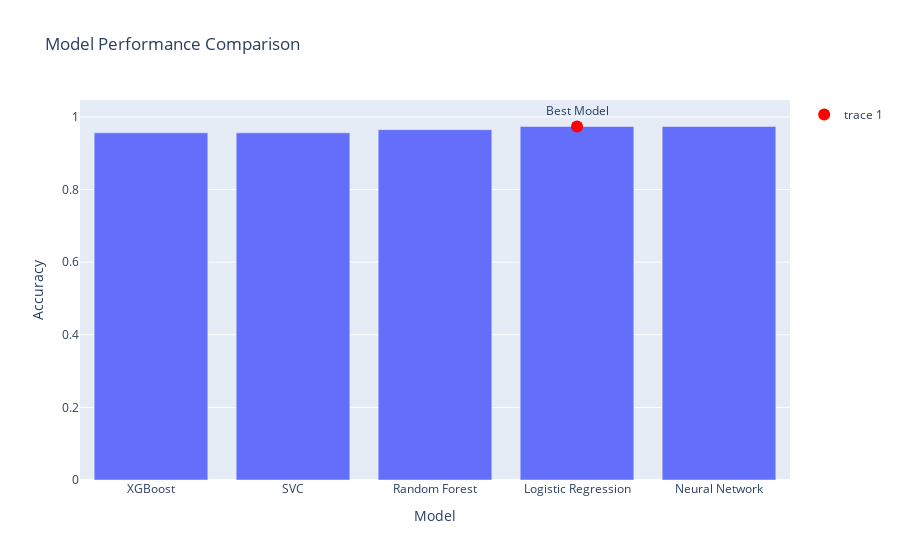

Notebook source saved alongside this figure:
### Markdown cell above
# 📈 **Compare Model Performances**

### 🎯 **Objective**:
- Visualize and compare the accuracy of all trained models.
- Highlight the best-performing model.

### 🔧 **Code**:
1. **Create a Bar Chart**:
   - Use `plotly.express.bar` to create a bar chart of model performances:
     ```python
     fig = px.bar(
         x=list(model_performance.keys()),
         y=list(model_performance.values()),
         labels={'x': 'Model', 'y': 'Accuracy'},
         title='Model Performance Comparison'
     )
     ```

2. **Identify the Best Model**:
   - Find the model with the highest accuracy:
     ```python
     best_model_name = max(model_performance, key=model_performance.get)
     best_accuracy = model_performance[best_model_name]
     ```

3. **Highlight the Best Model**:
   - Add a marker to emphasize the best-performing model:
     ```python
     fig.add_trace(go.Scatter(
         x=[best_model_name],
         y=[best_accuracy],
         mode='markers+text',
         text=['Best Model'],
         textposition='top center',
         marker=dict(color='red', size=12)
     ))
     ```

4. **Display the Chart**:
   - Render the performance comparison plot:
     ```python
     fig.show()
     ```

### 📊 **Visualization Output**:
- A bar chart comparing the accuracy of each model.
- A highlighted marker indicating the best model with its accuracy.

### 💡 **Why Visualize?**
- Quickly identify the top-performing model for further use.
- Gain insights into the relative performance of all models.

### Code cell
# Compare Model Performances

# Create bar chart for model performances
fig = px.bar(
    x=list(model_performance.keys()),
    y=list(model_performance.values()),
    labels={'x': 'Model', 'y': 'Accuracy'},
    title='Model Performance Comparison'
)

# Highlight the best model
best_model_name = max(model_performance, key=model_performance.get)
best_accuracy = model_performance[best_model_name]
fig.add_trace(go.Scatter(
    x=[best_model_name],
    y=[best_accuracy],
    mode='markers+text',
    text=['Best Model'],
    textposition='top center',
    marker=dict(color='red', size=12)
))
fig.show()

### Figure 1 — Plotly figure (JSON) as saved in the notebook; plotly's stock layout.template omitted (floating-point values rounded to 4 significant figures)
{"data": [{"alignmentgroup": "True", "hovertemplate": "Model=%{x}<br>Accuracy=%{y}<extra></extra>", "legendgroup": "", "marker": {"color": "#636efa", "pattern": {"shape": ""}}, "name": "", "offsetgroup": "", "orientation": "v", "showlegend": false, "textposition": "auto", "type": "bar", "x": ["XGBoost", "SVC", "Random Forest", "Logistic Regression", "Neural Network"], "xaxis": "x", "y": [0.9561, 0.9561, 0.9649, 0.9737, 0.9737], "yaxis": "y"}, {"marker": {"color": "red", "size": 12}, "mode": "markers+text", "text": ["Best Model"], "textposition": "top center", "type": "scatter", "x": ["Logistic Regression"], "y": [0.9737]}], "layout": {"barmode": "relative", "legend": {"tracegroupgap": 0}, "title": {"text": "Model Performance Comparison"}, "xaxis": {"anchor": "y", "domain": [0, 1], "title": {"text": "Model"}}, "yaxis": {"anchor": "x", "domain": [0, 1], "title": {"text": "Accuracy"}}}}
